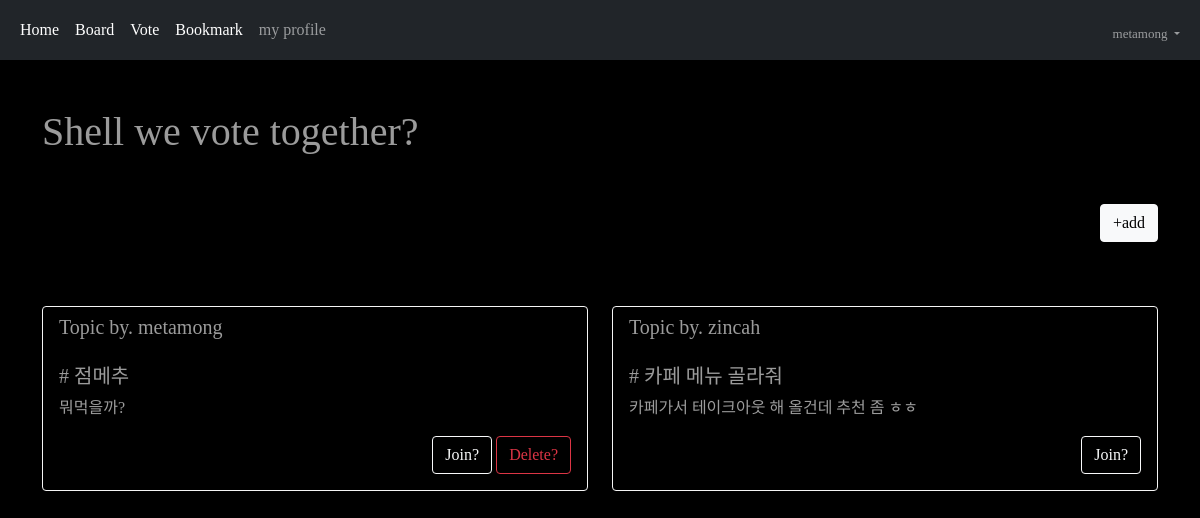
The app's page /vote/ (signed in) with its own data.
### acc/models.py (models this page shows, shortened)
class User(AbstractUser):
    comment = models.TextField()
    nickname = models.CharField(max_length=30)
    email = models.EmailField()
    picture = models.ImageField(upload_to="usr")

### vote/models.py (models this page shows, shortened)
class Topic(models.Model):
    subject = models.CharField(max_length=100)
    writer = models.CharField(max_length=100)
    voter = models.ManyToManyField(User, blank=True)
    content = models.TextField()
    cDate = models.DateTimeField()
    def summary(self):
        if len(self.content) > 30:
            return self.content[:30] + "..."
        return self.content

### vote/views.py (the view)
# urls.py: path('', views.index, name="index"),
def index(request):
    t = Topic.objects.all()
    t = t.order_by('-cDate')
    context = {
        "topic" : t
    }
    return render(request, "vote/index.html", context)

### template/vote/index.html
{% extends 'base.html' %}
{% block auth %}
<body style="color:rgba(245, 245, 245, 0.631)">
    <div class="container my-5">
        <div class="my-5">
            <h1>Shell we vote together?</h1>
        </div>
        <div class="text-end mb-5">
            <a href="{% url 'vote:create' %}"><button class="btn btn-light">+add</button></a>
        </div>
    <div class="row">
        {% for i in topic %}
        <div class="col-lg-6 my-3">
            <div class="card" style="background-color: rgba(0, 0, 0, 0); border-width: 1px; border-color: whitesmoke;">
                <h5 class="card-header">Topic by. {{ i.writer }}</h5>
                <div class="card-body">
                <h5 class="card-title"># {{ i.subject }}</h5>
                <p class="card-text">{{ i.summary }}</p>
                <div class="text-end">
                    <a href="{% url 'vote:detail' i.id %}" class="btn btn-outline-light">Join?</a>
                    {% if user.username == i.writer %}<a href="{% url 'vote:delete' i.id %}" class="btn btn-outline-danger">Delete?</a>{% endif %}
                </div>
                </div>
            </div>
        </div>
        {% endfor %}
    </div>
    </div>
</body>
{% endblock %}

### template/base.html (shortened to what this page needs)
<!doctype html>
<html lang="en">
  <head>
    <link href="https://cdn.jsdelivr.net/npm/bootstrap@5.1.3/dist/css/bootstrap.min.css" rel="stylesheet">
  </head>
  <body>
        {% if user.is_authenticated %}
        <nav class="navbar navbar-expand-lg navbar-dark bg-dark">
            <div class="container-fluid">
                <div class="collapse navbar-collapse" id="navbarSupportedContent">
                    <ul class="navbar-nav me-auto mb-2 mb-lg-0">
                        <li class="nav-item">
                            <a class="nav-link active" aria-current="page" href="{% url 'acc:index' %}">Home</a>
                        </li>
                        <li class="nav-item">
                            <a class="nav-link active" aria-current="page" href="{%url 'board:index' %}">Board</a>
                        </li>
                        <li class="nav-item">
                            <a class="nav-link active" aria-current="page" href="{%url 'vote:index' %}">Vote</a>
                        </li>
                        <li class="nav-item">
                            <a class="nav-link active" aria-current="page" href="{%url 'book:index' %}">Bookmark</a>
                        </li>
                        <li class="nav-item">
                            <a class="nav-link" href="{% url 'acc:profile' %}">my profile</a>
                        </li>
                    </ul>
                    <ul class="navbar-nav ms-auto mb-2 mb-lg-0">
                        <li class="nav-item dropdown mt-2" style="font-size: small;">
                            <a class="nav-link dropdown-toggle" href="#" id="navbarDropdown" role="button" data-bs-toggle="dropdown" aria-expanded="false">
                            {{ user.username }}
                            </a>
                        </li>
                    </ul>
                </div>
            </div>
        </nav>
            {% block auth %}
            {% endblock %}
        {% endif %}
  </body>
</html>

### template/base.html (style rules this page uses)
body { background-color: rgb(0, 0, 0); font-family: Comic Sans MS; }

### records on screen
User: username "metamong"
Topic: writer "metamong", subject "점메추", summary "뭐먹을까?", shows "Delete?"
Topic: writer "zincah", subject "카페 메뉴 골라줘", summary "카페가서 테이크아웃 해 올건데 추천 좀 ㅎㅎ"
